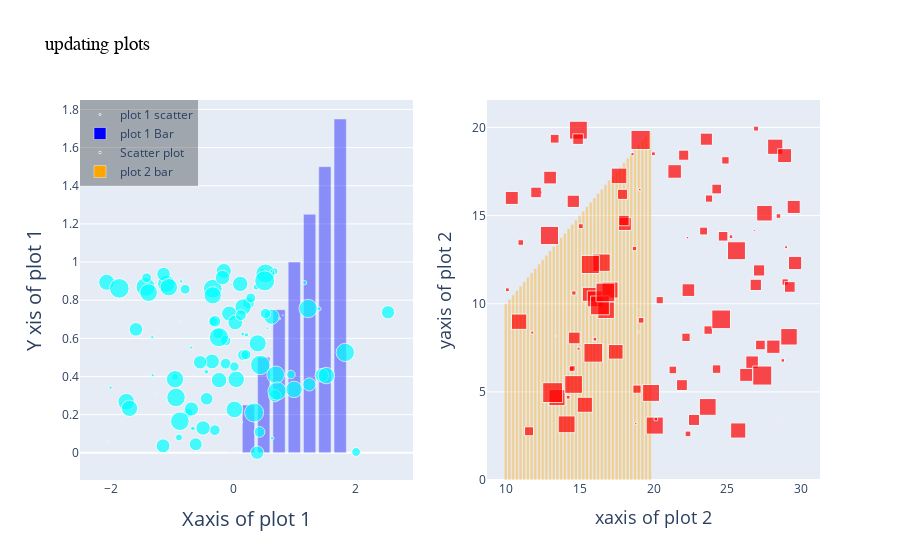

Source (notebook cell):
### Code cell
fig.update_layout(legend_orientation = 'v', legend_xanchor = 'left', legend_x = 0)
fig.update_traces(marker_color = 'blue', selector = {'xaxis': 'x', 'type': 'bar'})
fig.show()
